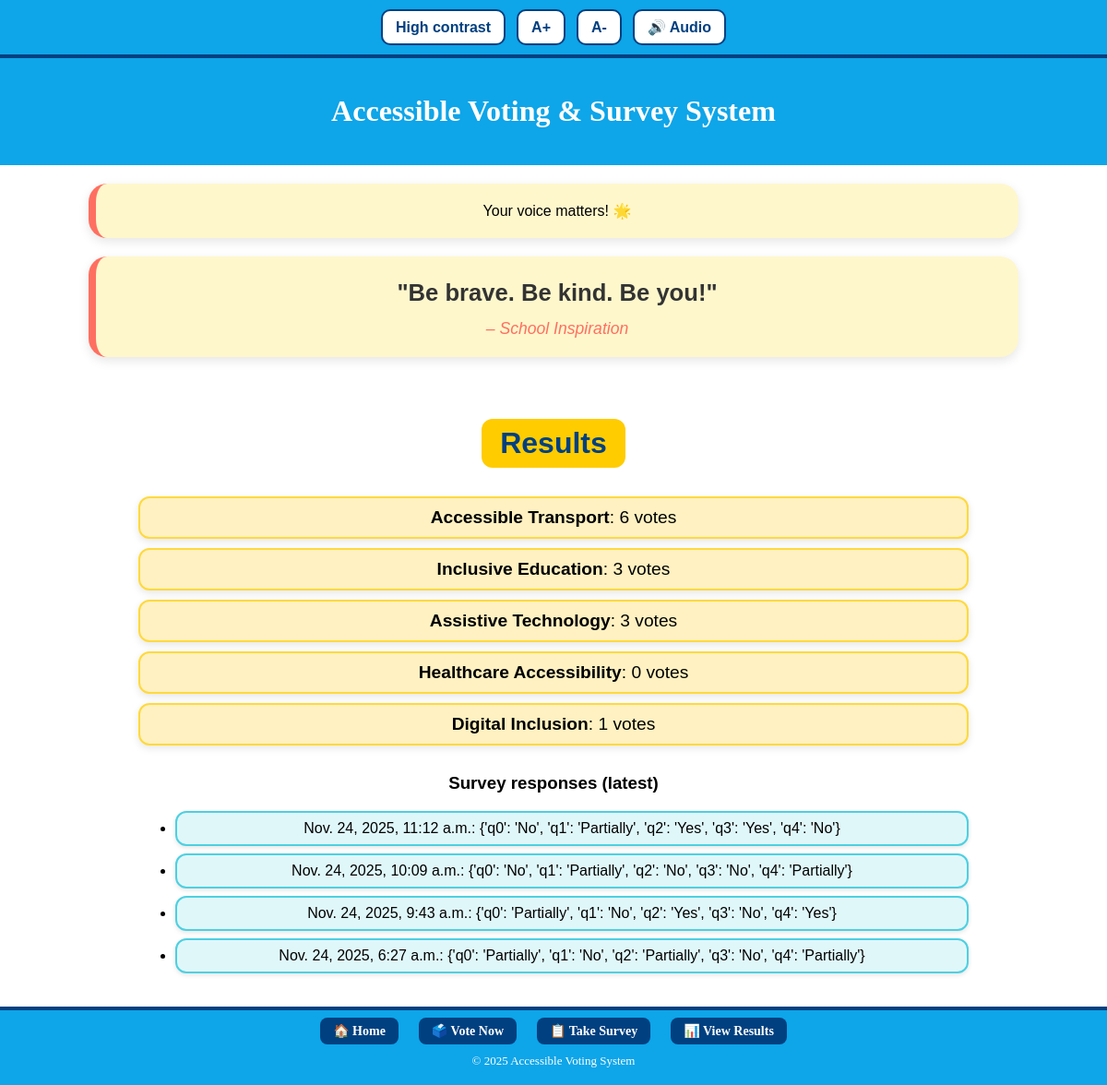
/polls/results/, run on an earlier commit of the app's database.
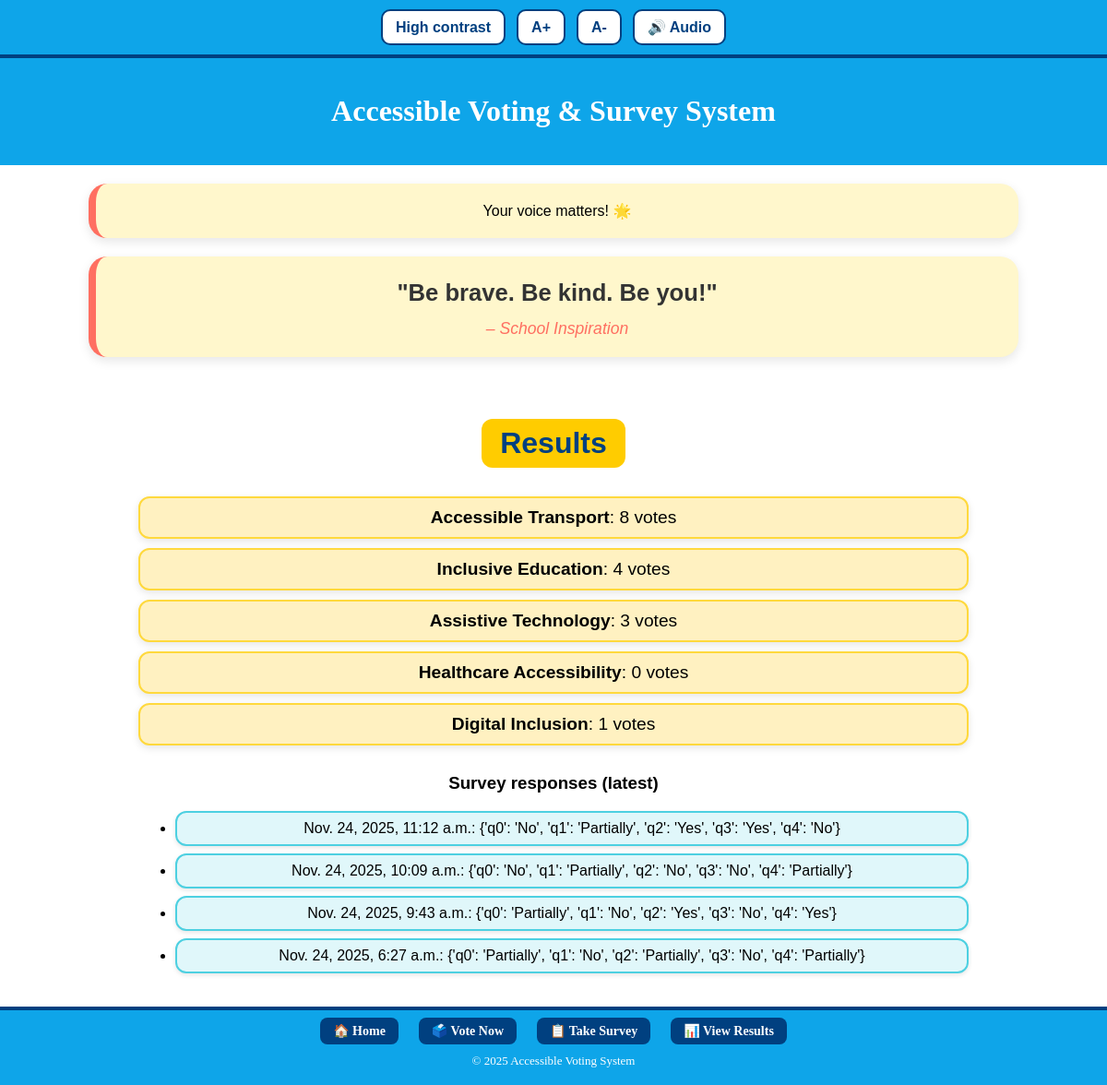
And on a later commit of the database.
### polls/models.py (models this page shows, shortened)
class Choice(models.Model):
    poll = models.ForeignKey(Poll, on_delete=models.CASCADE)
    choice_text = models.CharField(max_length=200)
    votes = models.PositiveIntegerField(default=0)

### polls/views.py (the view)
# urls.py: path('results/', api_results, name='results'),
def results(request):
    poll = Poll.objects.first()
    choices = poll.choice_set.all()
    surveys = SurveyResponse.objects.order_by('-created')[:20]
    return render(request, 'polls/results.html', {'poll': poll, 'choices': choices, 'surveys': surveys})

### polls/templates/polls/results.html
{% extends 'polls/base.html' %}
{% load static %}
{% block content %}
  <section role="main" class="container">
    <h2>Results</h2>
    <ul class="results-list" aria-live="polite">
      {% for choice in choices %}
        <li>
          <strong>{{ choice.choice_text }}</strong>: {{ choice.votes }} votes
        </li>
      {% endfor %}
    </ul>
    <h3>Survey responses (latest)</h3>
    <ul>
      {% for s in surveys %}
        <li>{{ s.created }}: {{ s.answers }}</li>
      {% empty %}
        <li>No survey data yet.</li>
      {% endfor %}
    </ul>
  </section>
{% endblock %}

What changed in the data, as far as the page shows it:
changed Choice "Accessible Transport": votes "6" → "8"
changed Choice "Inclusive Education": votes "3" → "4"
